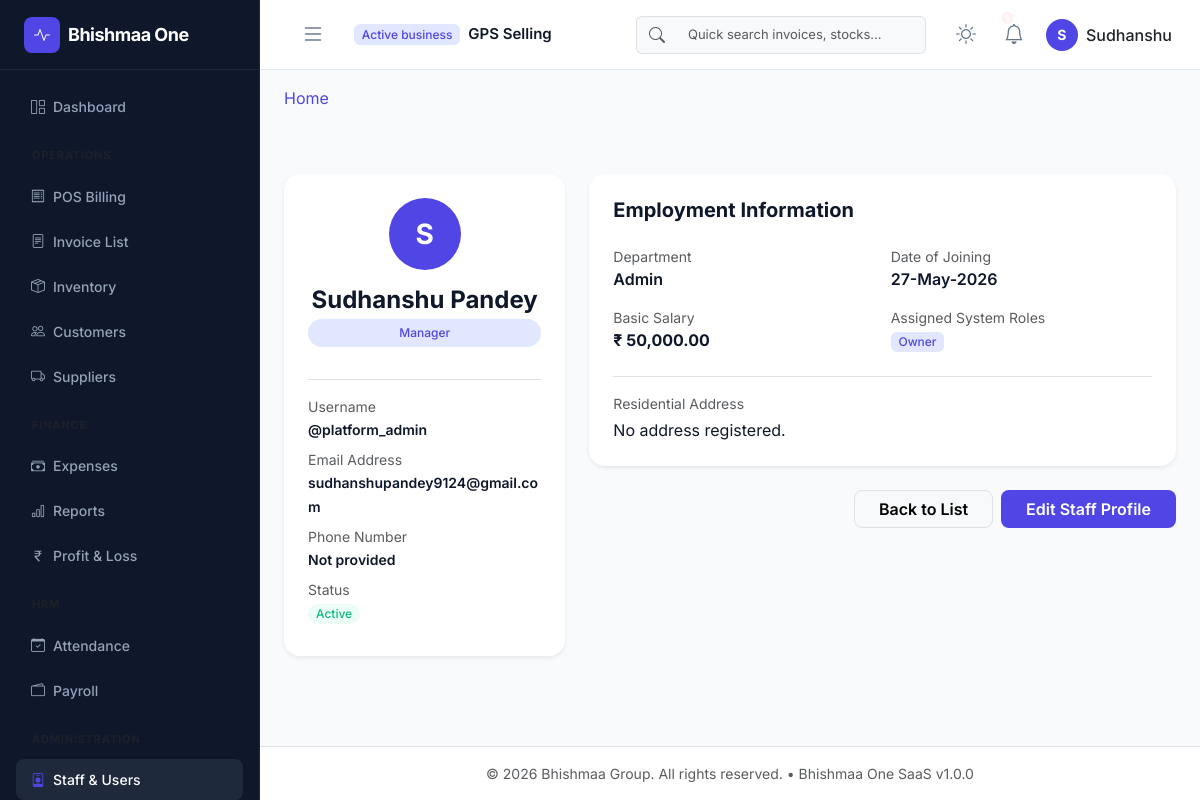
/users/details/9a606b3b-76c1-4322-b033-b2bba7fba3a6 (signed in), run on the app's committed database.
### app/models/core.py (models this page shows, shortened)
class Base(db.Model):
    __abstract__ = True
    id = db.Column(UUIDType, primary_key=True, default=lambda: str(uuid.uuid4()))
    created_at = db.Column(db.DateTime, default=datetime.datetime.utcnow, index=True)
    updated_at = db.Column(db.DateTime, default=datetime.datetime.utcnow, onupdate=datetime.datetime.utcnow)
    is_deleted = db.Column(db.Boolean, default=False, index=True)

class Organization(Base):
    __tablename__ = 'organizations'
    name = db.Column(db.String(150), nullable=False)
    subdomain = db.Column(db.String(50), unique=True, index=True, nullable=False)
    is_active = db.Column(db.Boolean, default=True, index=True)
    plan_name = db.Column(db.String(50), default='Free')
    users = db.relationship('User', back_populates='organization', lazy=True)

class User(UserMixin, Base):
    __tablename__ = 'users'
    username = db.Column(db.String(80), unique=True, index=True, nullable=False)
    email = db.Column(db.String(120), unique=True, index=True, nullable=False)
    password_hash = db.Column(db.String(128), nullable=False)
    first_name = db.Column(db.String(50))
    last_name = db.Column(db.String(50))
    is_active = db.Column(db.Boolean, default=True, index=True)
    organization_id = db.Column(UUIDType, db.ForeignKey('organizations.id', ondelete='CASCADE'), nullable=True, index=True)
    branch_id = db.Column(UUIDType, db.ForeignKey('branches.id', ondelete='SET NULL'), nullable=True, index=True)
    organization = db.relationship('Organization', back_populates='users')
    branch = db.relationship('Branch', backref=db.backref('users', lazy=True))
    roles = db.relationship('Role', secondary=user_roles, back_populates='users', lazy='joined')
    def has_permission(self, perm_name):
        for role in self.roles:
            if any(perm.name == perm_name for perm in role.permissions):
                return True
        return False

class Role(Base):
    __tablename__ = 'roles'
    name = db.Column(db.String(50), unique=True, index=True, nullable=False)
    description = db.Column(db.String(255))
    scope = db.Column(db.String(50), default='branch', nullable=False)  # 'global', 'branch'
    users = db.relationship('User', secondary=user_roles, back_populates='roles')
    permissions = db.relationship('Permission', secondary=role_permissions, back_populates='roles')

### app/models/users.py (models this page shows, shortened)
class UserDetail(Base):
    __tablename__ = 'user_details'
    user_id = db.Column(UUIDType, db.ForeignKey('users.id', ondelete='CASCADE'), nullable=False, unique=True, index=True)
    phone = db.Column(db.String(15))
    address = db.Column(db.Text)
    designation = db.Column(db.String(50), default='Staff')
    department = db.Column(db.String(50), default='Operations')
    date_of_joining = db.Column(db.Date, default=datetime.date.today)
    basic_salary = db.Column(db.Numeric(10, 2), default=0.0)
    user = db.relationship('User', backref=db.backref('detail', uselist=False, lazy=True, cascade='all, delete-orphan'))

### app/blueprints/users/routes.py (the view)
@users_bp.route('/details/<user_id>')
@login_required
@staff_management_required
def details(user_id):
    user = User.query.filter_by(id=user_id, organization_id=current_user.organization_id).first_or_404()
    return render_template('users/details.html', user=user)

### app/blueprints/users/permissions.py (called while the page is built)
def staff_management_required(f):
    @wraps(f)
    def decorated_function(*args, **kwargs):
        if not current_user.is_authenticated or not current_user.has_permission('can_manage_staff'):
            abort(403)
        return f(*args, **kwargs)
    return decorated_function

### app/models/core.py (called while the page is built)
    def process_bind_param(self, value, dialect):
        if value is None:
            return value
        return str(value)

    def process_result_value(self, value, dialect):
        if value is None:
            return value
        return str(value)

### app/blueprints/users/templates/users/details.html (shortened to what this page needs)
{% extends "layouts/base.html" %}
{% block content %}
<div class="row g-4 mt-3">
    <div class="col-lg-4">
        <div class="card border-0 shadow-sm rounded-4 text-center p-4">
            <div class="profile-avatar text-white fw-bold mx-auto mb-3" style="width: 72px; height: 72px; font-size: 28px;">
                {{ user.first_name[0] if user.first_name else 'U' }}
            </div>
            <h4 class="fw-bold text-main mb-1">{{ user.first_name }} {{ user.last_name }}</h4>
            <span class="badge bg-indigo-light text-indigo px-3 py-2 rounded-pill mb-3">
                {{ user.detail.designation if user.detail else 'Staff' }}
            </span>
            <div class="text-start border-top pt-3 mt-3">
                <div class="mb-2">
                    <span class="text-muted small d-block">Username</span>
                    <span class="fw-semibold small text-main">@{{ user.username }}</span>
                </div>
                <div class="mb-2">
                    <span class="text-muted small d-block">Email Address</span>
                    <span class="fw-semibold small text-main">{{ user.email }}</span>
                </div>
                <div class="mb-2">
                    <span class="text-muted small d-block">Phone Number</span>
                    <span class="fw-semibold small text-main">{{ user.detail.phone if user.detail and user.detail.phone else 'Not provided' }}</span>
                </div>
                <div class="mb-2">
                    <span class="text-muted small d-block">Status</span>
                    {% if user.is_active %}
                        <span class="badge bg-success-light text-success rounded-pill px-2 py-1 small">Active</span>
                    {% else %}
                        <span class="badge bg-danger-light text-danger rounded-pill px-2 py-1 small">Inactive</span>
                    {% endif %}
                </div>
            </div>
        </div>
    </div>
    <div class="col-lg-8">
        <div class="card border-0 shadow-sm rounded-4 mb-4">
            <div class="card-header bg-transparent border-0 px-4 pt-4">
                <h5 class="fw-bold mb-0 text-main">Employment Information</h5>
            </div>
            <div class="card-body px-4 pb-4">
                <div class="row g-3">
                    <div class="col-md-6">
                        <span class="text-muted small d-block">Department</span>
                        <span class="fw-semibold text-main">{{ user.detail.department if user.detail else 'Operations' }}</span>
                    </div>
                    <div class="col-md-6">
                        <span class="text-muted small d-block">Date of Joining</span>
                        <span class="fw-semibold text-main">
                            {{ user.detail.date_of_joining.strftime('%d-%b-%Y') if user.detail and user.detail.date_of_joining else 'Not registered' }}
                        </span>
                    </div>
                    <div class="col-md-6">
                        <span class="text-muted small d-block">Basic Salary</span>
                        <span class="fw-bold text-main">
                            ₹ {{ "{:,.2f}".format(user.detail.basic_salary) if user.detail else '0.00' }}
                        </span>
                    </div>
                    <div class="col-md-6">
                        <span class="text-muted small d-block">Assigned System Roles</span>
                        <div>
                            {% for role in user.roles %}
                                <span class="badge bg-indigo-light text-indigo me-1">{{ role.name }}</span>
                            {% endfor %}
                        </div>
                    </div>
                </div>
                <div class="mt-4 pt-3 border-top">
                    <span class="text-muted small d-block">Residential Address</span>
                    <p class="text-main mb-0 mt-1">
                        {{ user.detail.address if user.detail and user.detail.address else 'No address registered.' }}
                    </p>
                </div>
            </div>
        </div>
        <div class="d-flex justify-content-end gap-2">
            <a href="{{ url_for('users.list_users') }}" class="btn btn-light border rounded-3 px-4 fw-semibold">Back to List</a>
            <a href="{{ url_for('users.edit', user_id=user.id) }}" class="btn btn-indigo rounded-3 px-4 fw-semibold">Edit Staff Profile</a>
        </div>
    </div>
</div>
{% endblock %}

### app/templates/components/navbar.html (shortened to what this page needs)
<nav class="navbar navbar-expand-lg app-navbar px-3">
    <div class="container-fluid">
        <button class="btn sidebar-toggle-btn me-3" id="sidebarToggle" onclick="toggleSidebar()">
            <i class="bi bi-list fs-4"></i>
        </button>
        <div class="navbar-brand-tenant d-flex align-items-center flex-wrap gap-1">
            <span class="badge bg-indigo-light text-indigo me-1">Active business</span>
            <span class="tenant-name fw-semibold text-truncate me-2" style="max-width: 200px;">
                {{ current_user.organization.name if current_user.organization else 'Bhishmaa One' }}
            </span>
        </div>
        <div class="collapse navbar-collapse justify-content-end" id="navbarContent">
            <form class="d-none d-md-flex navbar-search me-4" role="search">
                <div class="input-group">
                    <span class="input-group-text bg-light border-end-0">
                        <i class="bi bi-search text-muted"></i>
                    </span>
                    <input class="form-control bg-light border-start-0" type="search" placeholder="Quick search invoices, stocks..." aria-label="Search">
                </div>
            </form>
            <div class="d-flex align-items-center gap-3">
                <button class="btn btn-icon theme-toggle-btn" onclick="toggleTheme()" title="Toggle Dark/Light Mode">
                    <i class="bi bi-sun sun-icon fs-5"></i>
                </button>
                <div class="dropdown">
                    <button class="btn btn-icon position-relative" type="button" data-bs-toggle="dropdown" aria-expanded="false">
                        <i class="bi bi-bell fs-5"></i>
                        {% if unread_count > 0 %}
                            <span class="position-absolute top-1 start-75 translate-middle badge rounded-pill bg-danger" style="font-size: 8px; padding: 2px 4px;">{{ unread_count }}</span>
                        {% endif %}
                    </button>
                </div>
                <div class="dropdown">
                    <button class="btn profile-dropdown-btn d-flex align-items-center gap-2" type="button" data-bs-toggle="dropdown" aria-expanded="false">
                        <div class="profile-avatar text-white fw-bold">
                            {{ current_user.first_name[0] if current_user.first_name else 'U' }}
                        </div>
                        <span class="d-none d-lg-inline fw-medium">{{ current_user.first_name }}</span>
                    </button>
                </div>
            </div>
        </div>
    </div>
</nav>

### app/static/css/app.css (style rules this page uses)
:root { --font-primary: 'Inter', sans-serif; --color-bg-app: #f8fafc; --color-bg-card: #ffffff; --color-border: #e2e8f0; --color-text-main: #0f172a; --color-text-muted: #64748b; --color-primary: #4f46e5; --color-primary-hover: #4338ca; --color-primary-light: #e0e7ff; --color-success: #10b981; --color-success-bg: #ecfdf5; --color-warning: #f59e0b; --color-warning-bg: #fffbeb; --color-danger: #ef4444; --color-danger-bg: #fef2f2; --sidebar-width: 260px; --navbar-height: 70px; --transition-speed: 0.3s; }
* { box-sizing: border-box; margin: 0; padding: 0; }
body { font-family: var(--font-primary); background-color: var(--color-bg-app); color: var(--color-text-main); overflow-x: hidden; line-height: 1.5; transition: background-color var(--transition-speed), color var(--transition-speed); }
a { color: var(--color-primary); text-decoration: none; transition: color var(--transition-speed); }
.app-navbar { height: var(--navbar-height); background-color: var(--color-bg-card); border-bottom: 1px solid var(--color-border); position: sticky; top: 0; z-index: 99; }
.sidebar-toggle-btn { color: var(--color-text-muted); }
.tenant-name { font-size: 15px; }
.navbar-search .form-control { width: 250px; font-size: 13px; }
.profile-avatar { width: 32px; height: 32px; background-color: var(--color-primary); border-radius: 50%; display: flex; align-items: center; justify-content: center; font-size: 14px; }
.profile-dropdown-btn { border: none; background: none; padding: 0; }
.btn-icon { background: none; border: none; color: var(--color-text-muted); border-radius: 50%; padding: 8px; display: flex; align-items: center; justify-content: center; transition: background-color var(--transition-speed); }
.sun-icon { display: block; }
.text-main { color: var(--color-text-main); }
.text-indigo { color: var(--color-primary) !important; }
.bg-indigo-light { background-color: var(--color-primary-light) !important; }
.btn-indigo { background-color: var(--color-primary); color: white; }
.card { background-color: var(--color-bg-card); border: 1px solid var(--color-border); }

### app/static/css/dashboard.css (style rules this page uses)
.bg-danger { background-color: var(--color-danger-bg) !important; }
.bg-success-light { background-color: var(--color-success-bg) !important; }
.badge { font-weight: 500; }
.bg-success-light { background-color: var(--color-success-bg) !important; color: var(--color-success) !important; }
.btn-icon { width: 32px; height: 32px; padding: 0; display: inline-flex; align-items: center; justify-content: center; }

### data on the page
Organization: organization "GPS Selling"
User: first_name "S", first_name "Sudhanshu", last_name "Pandey", username "platform_admin", email "sudhanshupandey9124@gmail.com"
UserDetail: detail "Manager", detail "Not provided", detail "Admin", detail.date_of_joining "27-May-2026", basic_salary "50,000.00", detail "No address registered."
Role: name "Owner"
